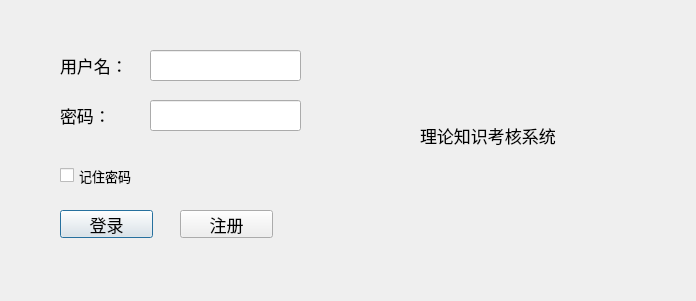
<?xml version="1.0" encoding="UTF-8"?>
<ui version="4.0">
 <class>Dialog</class>
 <widget class="QDialog" name="Dialog">
  <property name="geometry">
   <rect>
    <x>0</x>
    <y>0</y>
    <width>696</width>
    <height>301</height>
   </rect>
  </property>
  <property name="minimumSize">
   <size>
    <width>696</width>
    <height>301</height>
   </size>
  </property>
  <property name="maximumSize">
   <size>
    <width>696</width>
    <height>301</height>
   </size>
  </property>
  <property name="windowTitle">
   <string>用户登录</string>
  </property>
  <widget class="QLabel" name="label">
   <property name="geometry">
    <rect>
     <x>60</x>
     <y>50</y>
     <width>81</width>
     <height>31</height>
    </rect>
   </property>
   <property name="font">
    <font>
     <pointsize>13</pointsize>
    </font>
   </property>
   <property name="text">
    <string>用户名：</string>
   </property>
  </widget>
  <widget class="QLineEdit" name="lineEdit">
   <property name="geometry">
    <rect>
     <x>150</x>
     <y>50</y>
     <width>151</width>
     <height>31</height>
    </rect>
   </property>
   <property name="font">
    <font>
     <pointsize>13</pointsize>
    </font>
   </property>
  </widget>
  <widget class="QLineEdit" name="lineEdit_2">
   <property name="geometry">
    <rect>
     <x>150</x>
     <y>100</y>
     <width>151</width>
     <height>31</height>
    </rect>
   </property>
   <property name="font">
    <font>
     <pointsize>13</pointsize>
    </font>
   </property>
  </widget>
  <widget class="QLabel" name="label_2">
   <property name="geometry">
    <rect>
     <x>60</x>
     <y>100</y>
     <width>81</width>
     <height>31</height>
    </rect>
   </property>
   <property name="font">
    <font>
     <pointsize>13</pointsize>
    </font>
   </property>
   <property name="text">
    <string>密码：</string>
   </property>
  </widget>
  <widget class="QCheckBox" name="checkBox">
   <property name="geometry">
    <rect>
     <x>60</x>
     <y>160</y>
     <width>111</width>
     <height>31</height>
    </rect>
   </property>
   <property name="font">
    <font>
     <pointsize>10</pointsize>
    </font>
   </property>
   <property name="text">
    <string>记住密码</string>
   </property>
  </widget>
  <widget class="QPushButton" name="pushButton">
   <property name="geometry">
    <rect>
     <x>60</x>
     <y>210</y>
     <width>93</width>
     <height>28</height>
    </rect>
   </property>
   <property name="font">
    <font>
     <pointsize>13</pointsize>
    </font>
   </property>
   <property name="text">
    <string>登录</string>
   </property>
  </widget>
  <widget class="QPushButton" name="pushButton_2">
   <property name="geometry">
    <rect>
     <x>180</x>
     <y>210</y>
     <width>93</width>
     <height>28</height>
    </rect>
   </property>
   <property name="font">
    <font>
     <pointsize>13</pointsize>
    </font>
   </property>
   <property name="text">
    <string>注册</string>
   </property>
  </widget>
  <widget class="QLabel" name="label_3">
   <property name="geometry">
    <rect>
     <x>420</x>
     <y>110</y>
     <width>261</width>
     <height>51</height>
    </rect>
   </property>
   <property name="font">
    <font>
     <pointsize>13</pointsize>
    </font>
   </property>
   <property name="text">
    <string>理论知识考核系统</string>
   </property>
  </widget>
 </widget>
 <resources/>
 <connections/>
</ui>
